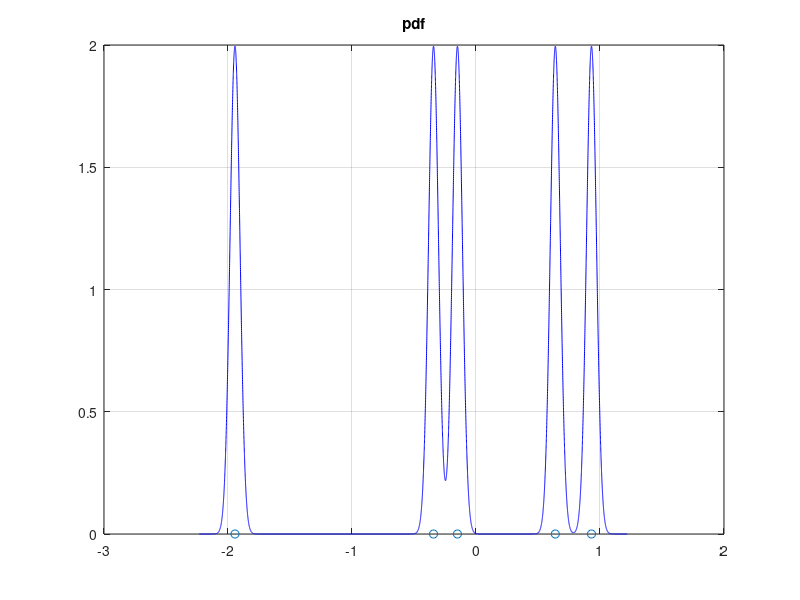
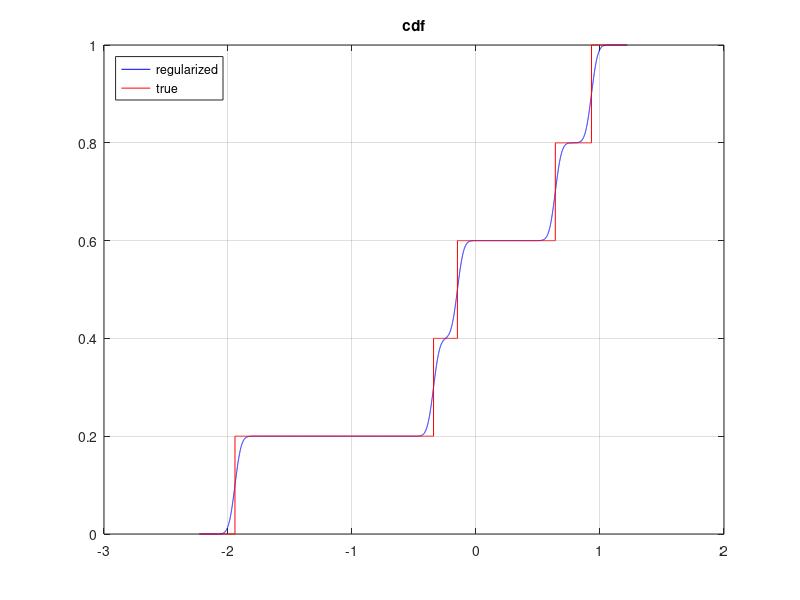
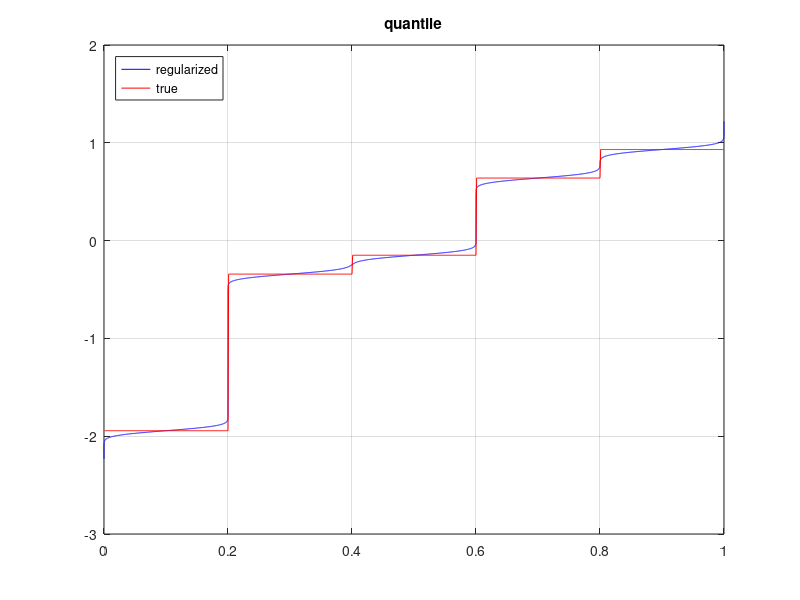

Here is the MATLAB script that generated these plots, in order:
% this script displyays the regularized empirical distribution 
% obtained by convolution with the smoothed Dirac delta, 
% see "Risk and Asset Allocation"-Springer (2005), by A. Meucci
% formulas (1.121) and (2.241)


clear; clc; close all;

%%%%%%%%%%%%%%%%%%%%%%%%%%%%%%%%%%%%%%%%%%%%%%%%%%%%%%%%%%%%%%%%%%%%%%%%%%%%%%%%%%%%%%%%%%%%%%%%%%%%%%%%%%%%%%%%%%%%%%%%%%%%%%%%%%%%%%%%%%%%%%%%%%%%%%%%%%%%%%%%%%%%%%%%%%%%%%%%%%%%%%%%%%%%%%%%%%%%%%%%%%%%%%%%%%%%%%%%%%%%%%%%%%%%%%%%%%%%%%%%%%%%%%%%%%%%%%%%%%%%%%%%%%%%%%%%%%%%%%%%%%%%%%%%%%%%%%%%%%%%%%%%%%%%%%%%%%%%%%%%%%%%%%%%%%%%%%%%%%%%
% inputs
T=5;
Smoothness=.04;

%%%%%%%%%%%%%%%%%%%%%%%%%%%%%%%%%%%%%%%%%%%%%%%%%%%%%%%%%%%%%%%%%%%%%%%%%%%%%%%%%%%%%%%%%%%%%%%%%%%%%%%%%%%
Observations=normrnd(0,1,T,1); % generate observations (e.g. normal)

m=mean(Observations);
s=std(Observations);

% set range 
Step=(max(Observations)-min(Observations))/10000;
x=[min(Observations)-1000*Step : Step : max(Observations)+1000*Step];

% compute regularized pdf and cdf 
f_reg=0; 
F_reg=0;
for t=1:T
  f_reg = f_reg + 1/T*normpdf(x,Observations(t),Smoothness);
  F_reg = F_reg + 1/T*normcdf(x,Observations(t),Smoothness);
end
% compute regularized quantile (=inverse of regularized cdf, it is enough to transpose the plot)
u_reg = F_reg;
Q_reg = x; 


% compute true empirical cdf 
F_true=0*x;
for j=1:length(x)
   AreLess=0+(Observations<=x(j)); % vector of logical values: =1 when condition in () is satisfied, else =0.
                        % Adding 0+ converts logical variables to numbers
   Count=sum(AreLess);
   F_true(j)=Count/T;
end
% compute true empirical quantile
u_true = [.001 : .001 : .999];
OrderStats=sort(Observations);
Index=ceil(u_true*T);
Q_true = OrderStats(Index);


%%%%%%%%%%%%%%%%%%%%%%%%%%%%%%%%%%%%%%%%%%%%%%%%%%%%%%%%%%%%%%%%%%%%%%%%%%%%%%%%%%%%%%%%%%%%%%%%%%%%%%%%%%%%%%%%%%%%%%%
% plots
figure
h=plot(x,f_reg,'b');
hold on
h=plot(Observations,0*Observations,'o');
grid on
title('pdf')

figure
h=plot(x,F_reg,'b');
hold on 
h=plot(x,F_true,'r');
grid on
legend('regularized', 'true','location','northwest')
title('cdf')

figure
h=plot(u_reg,Q_reg,'b');
hold on 
h=plot(u_true,Q_true,'r');
grid on
legend('regularized', 'true','location','northwest')
title('quantile')
